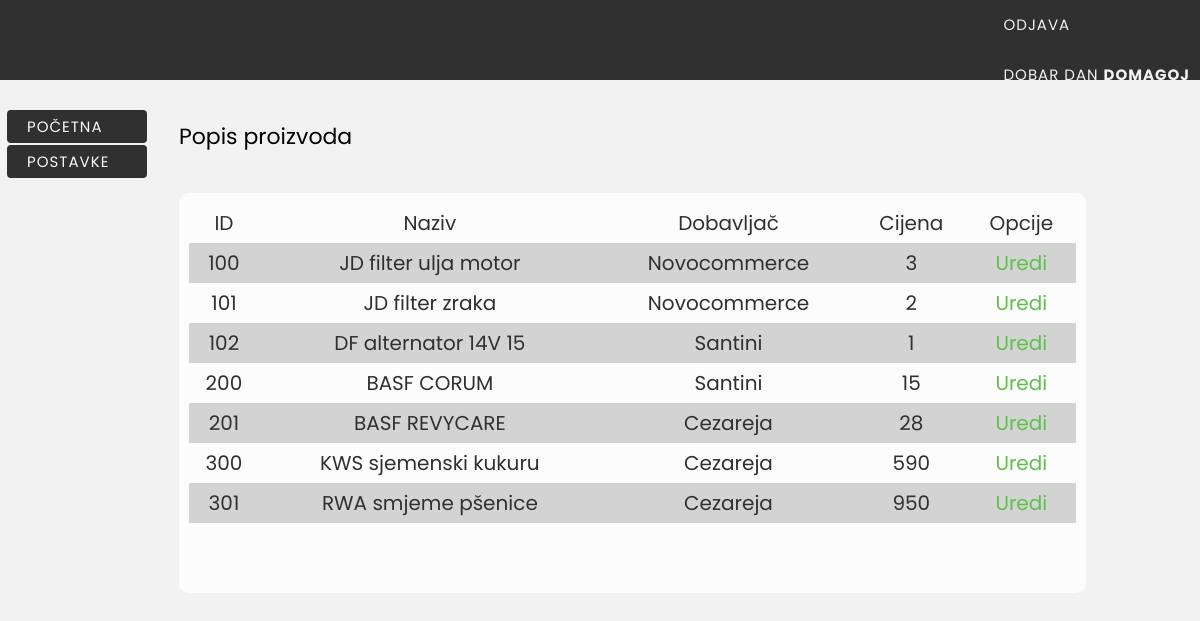
The app's page /viewlist.php?list=product (signed in), older data.
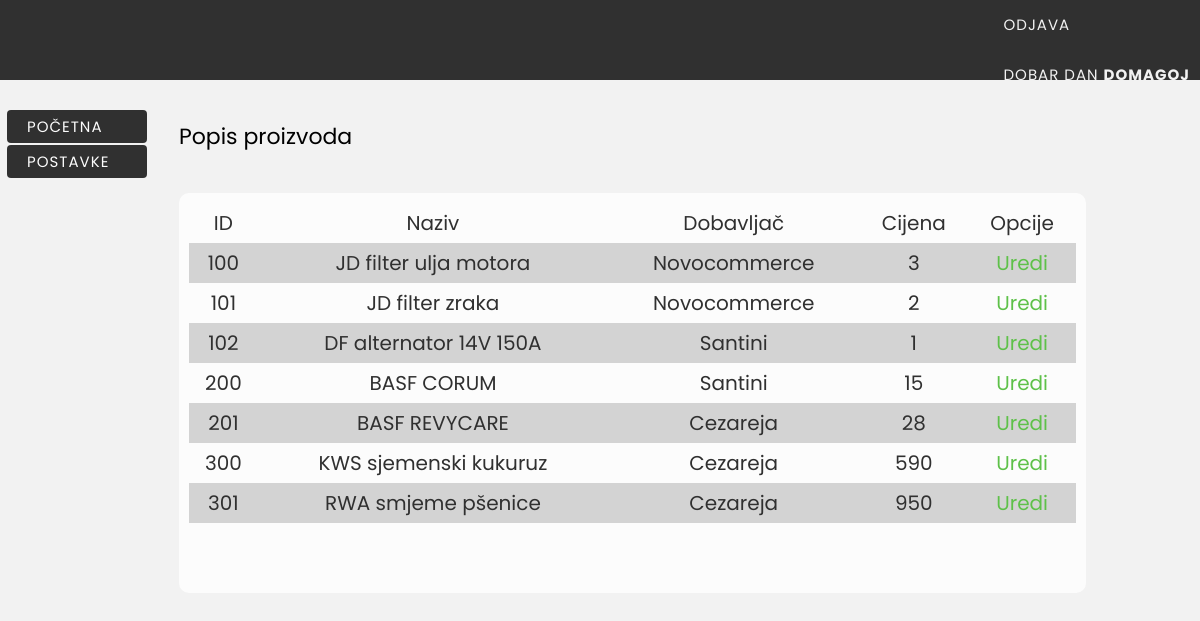
The same page, newer data.
### tables this page shows
CREATE TABLE IF NOT EXISTS `product` (
`product_id` int(11) NOT NULL,
  `supplier_id` int(6) NOT NULL,
  `product_name` varchar(50) NOT NULL,
  `quantity` int(11) NOT NULL DEFAULT '0',
  `market_price` int(7) NOT NULL
);

CREATE TABLE IF NOT EXISTS `supplier` (
  `sdealer` varchar(20) NOT NULL,
  `semail` varchar(40) NOT NULL,
  `sid` int(11) NOT NULL,
  `saddress` varchar(50) NOT NULL,
  `sphone` varchar(15) NOT NULL
);

### viewlist.php (the view, shortened to what this page needs)
<?php
require_once("include/header.php");
$connect = mysqli_connect(DB_SERVER, DB_USER, DB_PASSWORD, DB_NAME);
?>
<div id="body">
    <?php include_once("include/left_content.php"); ?>
    <div class="rcontent">
        <?php if(isset($_GET['list'])){
            if(!strcmp(strtolower($_GET['list']),"product")){
                echo"<h1><span>Popis proizvoda</span></h1>";
                echo"<div id='contentbox'><div id='data'>
                 <table id='itemList' ><tr><th>ID</th><th>Naziv</th><th>Dobavljač</th><th>Cijena</th><th>Opcije</th></tr>";
                $plist = mysqli_query($connect,"SELECT product.product_id, product.product_name, product.quantity, product.supplier_id, supplier.sdealer FROM product INNER JOIN supplier ON product.supplier_id = supplier.sid;");
                while($row = mysqli_fetch_array($plist)){
                    echo"<tr><td>{$row['product_id']}</td>
                     <td>{$row['product_name']}</td>
                     <td>{$row['sdealer']}</td>
                     <td>{$row['quantity']}</td>
                     <td><a href='editlist.php?name=product&id={$row['product_id']}'>Uredi</a></td>
                     </tr>";
                }
                echo"</table></div></div>";
            }
            else {
                echo"<h1><span><a href='viewlist.php?list=Product'>Lista proizvoda</a></span></h1>
                 <h1><span><a href='viewlist.php?list=Supplier'>Lista dobavljača</a></span></h1>
                 <h1><span><a href='viewlist.php?list=Employee'>Lista zaposlenih</a></span></h1>";
            }
        }
        else {
            echo"<h1><span><a href='viewlist.php?list=Product'>Lista proizvoda</a></span></h1>
             <h1><span><a href='viewlist.php?list=Supplier'>Lista dobavljača</a></span></h1>
             <h1><span><a href='viewlist.php?list=Employee'>Lista zaposlenih</a></span></h1>";
        }
        ?>
    </div>
</div>

Row changes from the older to the newer data that the page shows:
changed product id 100: product_name "JD filter ulja motor" → "JD filter ulja motora"
changed product id 102: product_name "DF alternator 14V 15" → "DF alternator 14V 150A"
changed product id 300: product_name "KWS sjemenski kukuru" → "KWS sjemenski kukuruz"
